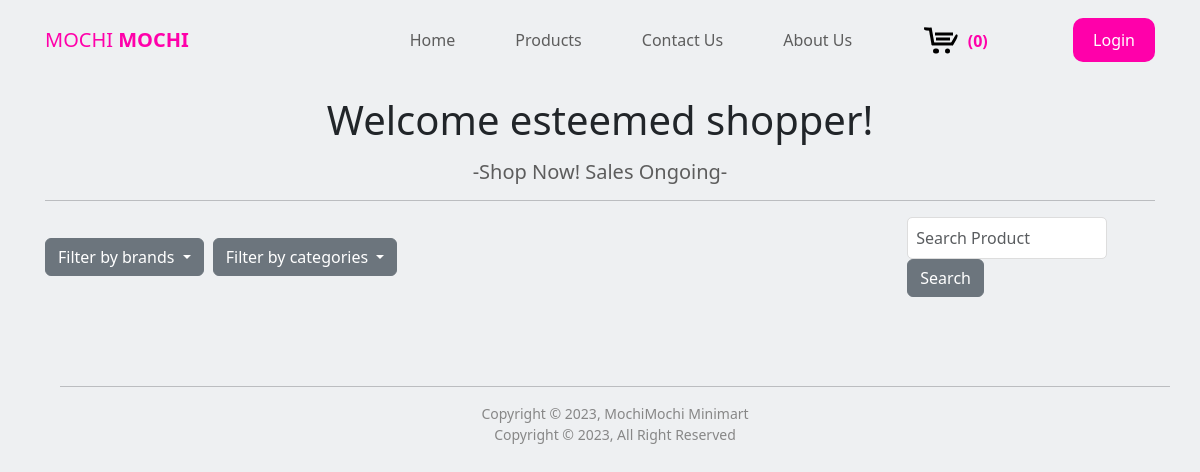
The page /brand/2 on the database as committed earlier.
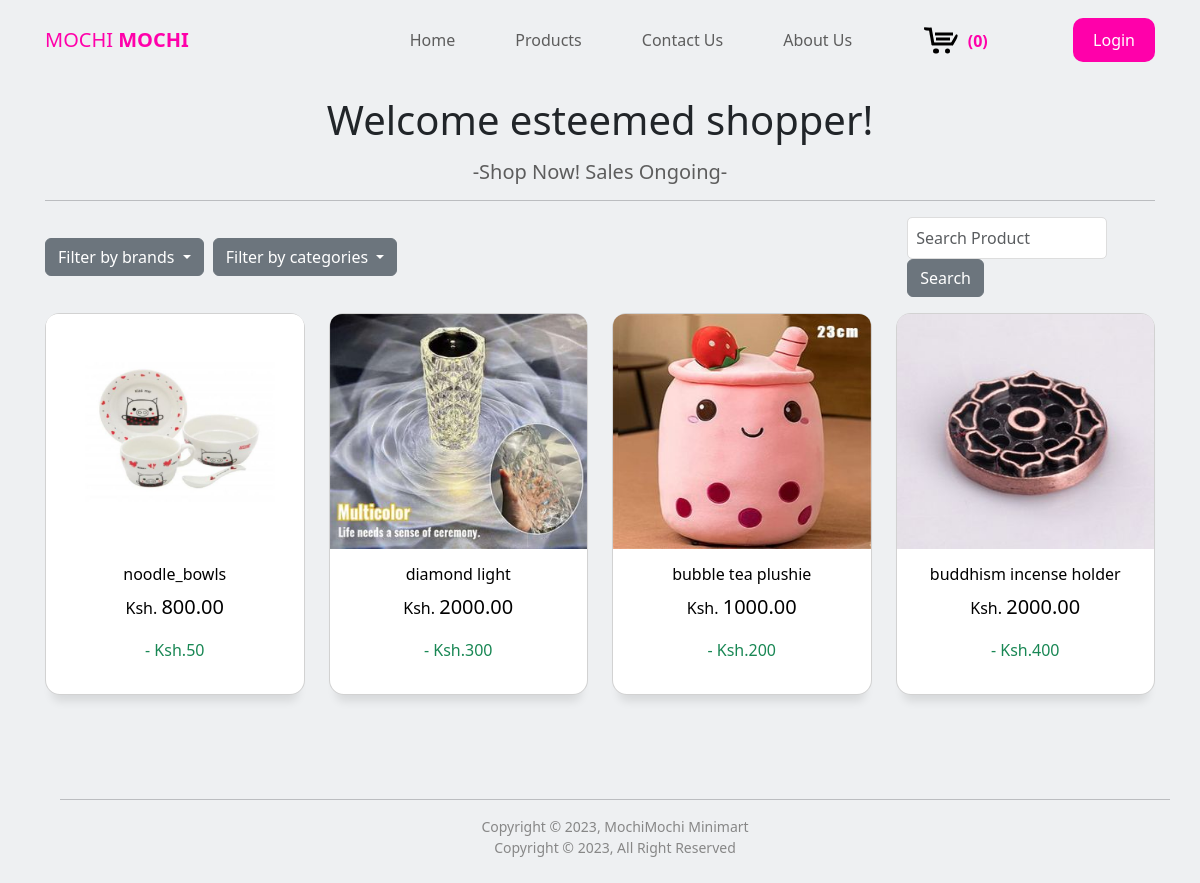
The same page on the database as committed later.
### shop/products/models.py (models this page shows, shortened)
class Addproduct(db.Model):
    __searchbale__ = ['name', 'desc']
    id = db.Column(db.Integer, primary_key=True)
    name = db.Column(db.String(80), nullable=False)
    price = db.Column(db.Numeric(10,2), nullable=False)
    discount = db.Column(db.Integer, default=0)
    stock = db.Column(db.Integer, nullable=False)
    colors = db.Column(db.Text, nullable=False)
    desc = db.Column(db.Text, nullable=False)
    pub_date = db.Column(db.DateTime, nullable=False, default=datetime.utcnow)
    brand_id = db.Column(db.Integer, db.ForeignKey('brand.id'), nullable=False)
    brand = db.relationship('Brand', backref=db.backref('brands', lazy=True))
    category_id = db.Column(db.Integer, db.ForeignKey('category.id'), nullable=False)
    category = db.relationship('Category', backref=db.backref('categories', lazy=True))
    image_1 = db.Column(db.String(150), nullable=False, default='image.jpg')
    image_2 = db.Column(db.String(150), nullable=False, default='image.jpg')
    image_3 = db.Column(db.String(150), nullable=False, default='image.jpg')

### shop/products/routes.py (the view)
@app.route('/brand/<int:id>')
def get_brand(id):
    get_b = Brand.query.filter_by(id=id).first_or_404()
    page = request.args.get('page',1, type=int)
    brand = Addproduct.query.filter_by(brand=get_b).paginate(page=page, per_page=8)
    brands = Brand.query.join(Addproduct, (Brand.id == Addproduct.brand_id)).all()
    categories = Category.query.join(Addproduct, (Category.id == Addproduct.category_id)).all()
    return render_template('products/index.html', brand=brand, brands=brands, categories=categories, get_b=get_b)

### shop/templates/products/index.html (shortened to what this page needs)
{% extends 'layout.html' %}
{% block content %}
{% include 'navbar.html' %}
<div class="container">
    <h1 class="text-center mt-3">Welcome esteemed shopper!</h1>
    <h5 class="text-center sales mt-3">-Shop Now! Sales Ongoing-</h5>
    <hr>
    <div class="dropdown">
        <a class="dropdown-button btn btn-secondary dropdown-toggle" href="#" role="button" data-bs-toggle="dropdown" aria-expanded="false">
          Filter by brands
        </a>
        <a class="dropdown-button dropdown-categories btn btn-secondary dropdown-toggle" href="#" role="button" data-bs-toggle="dropdown" aria-expanded="false">
            Filter by categories
          </a>
        <form class="form-inline my-2 my-lg-0" action="{{url_for('result')}}">
            <input class="search-form form-control mr-sn-2" type="search" placeholder="Search Product" aria-label="Search" name="q">
            <button class="search-button btn btn-secondary my-2 my-sm-0" type="submit">Search</button>
        </form>
      </div>
    <div class="row">
        {% if brand %}
        {% for b in brand.items %}
        <div class="col-md-3 mt-3">
            <div class="products_card card"><a href="{{url_for('single_page', id=b.id)}}" class="card-link" style="display: block; color:black;">
                <img class="product_img" src="{{url_for('static', filename='images/' + b.image_1)}}" alt="{{b.name}}" class="card-img-top" height="190">
                <div class=" card-body">
                    <h6 class="text-center">{{b.name}}</h6>
                    <p class="text-center">Ksh. <span style="font-size: 20px">{{b.price}}</span></p>
                    {% if b.discount > 0%}
                    <p class="card__discount text-center mt-2 text-success">- Ksh.{{b.discount}}</p>
                    {% endif %}
                </div>
                        {% set colors = b.colors.split(',') %}
            </a>
            </div>
        </div>
        {% endfor %}
        <div class="row">
        {% endif %}
    </div>
    <br>
</div>
<br>
{% include 'footer.html' %}
{% endblock content %}

Rows that differ between the two databases and show on the page:
added Addproduct: image_1 (picture), name "noodle_bowls", price "800.00", discount "50"
added Addproduct: image_1 (picture), name "diamond light", price "2000.00", discount "300"
added Addproduct: image_1 (picture), name "bubble tea plushie", price "1000.00", discount "200"
added Addproduct: image_1 (picture), name "buddhism incense holder", price "2000.00", discount "400"
